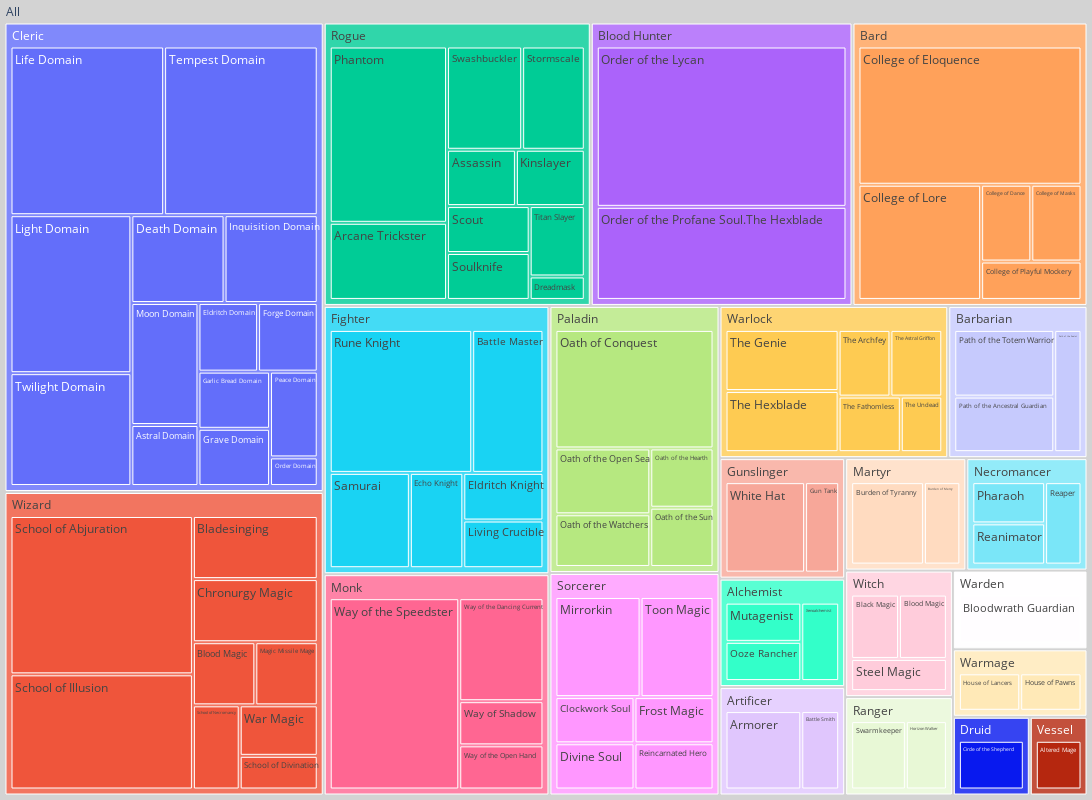

Here is the notebook cell this chart was saved with:
### Code cell
Display_Fig(Table_Class_Level, ["Class", "Sub-Class", "L_Count"])

### Figure 1 — Plotly figure (JSON) as saved in the notebook; plotly's stock layout.template omitted (floating-point values rounded to 4 significant figures; data arrays with more than 128 entries replaced by an {"elided": "..."} marker saying what was removed)
{"data": [{"branchvalues": "total", "domain": {"x": [0, 1], "y": [0, 1]}, "hovertemplate": "labels=%{label}<br>L_Count=%{value}<br>parent=%{parent}<br>id=%{id}<extra></extra>", "ids": {"elided": "516 str values"}, "labels": {"elided": "516 str values"}, "name": "", "parents": {"elided": "516 str values"}, "values": {"elided": "516 int values"}, "type": "treemap", "root": {"color": "lightgrey"}}], "layout": {"legend": {"tracegroupgap": 0}, "margin": {"t": 0, "l": 0, "r": 0, "b": 0}, "autosize": false, "width": 1100, "height": 800}}
